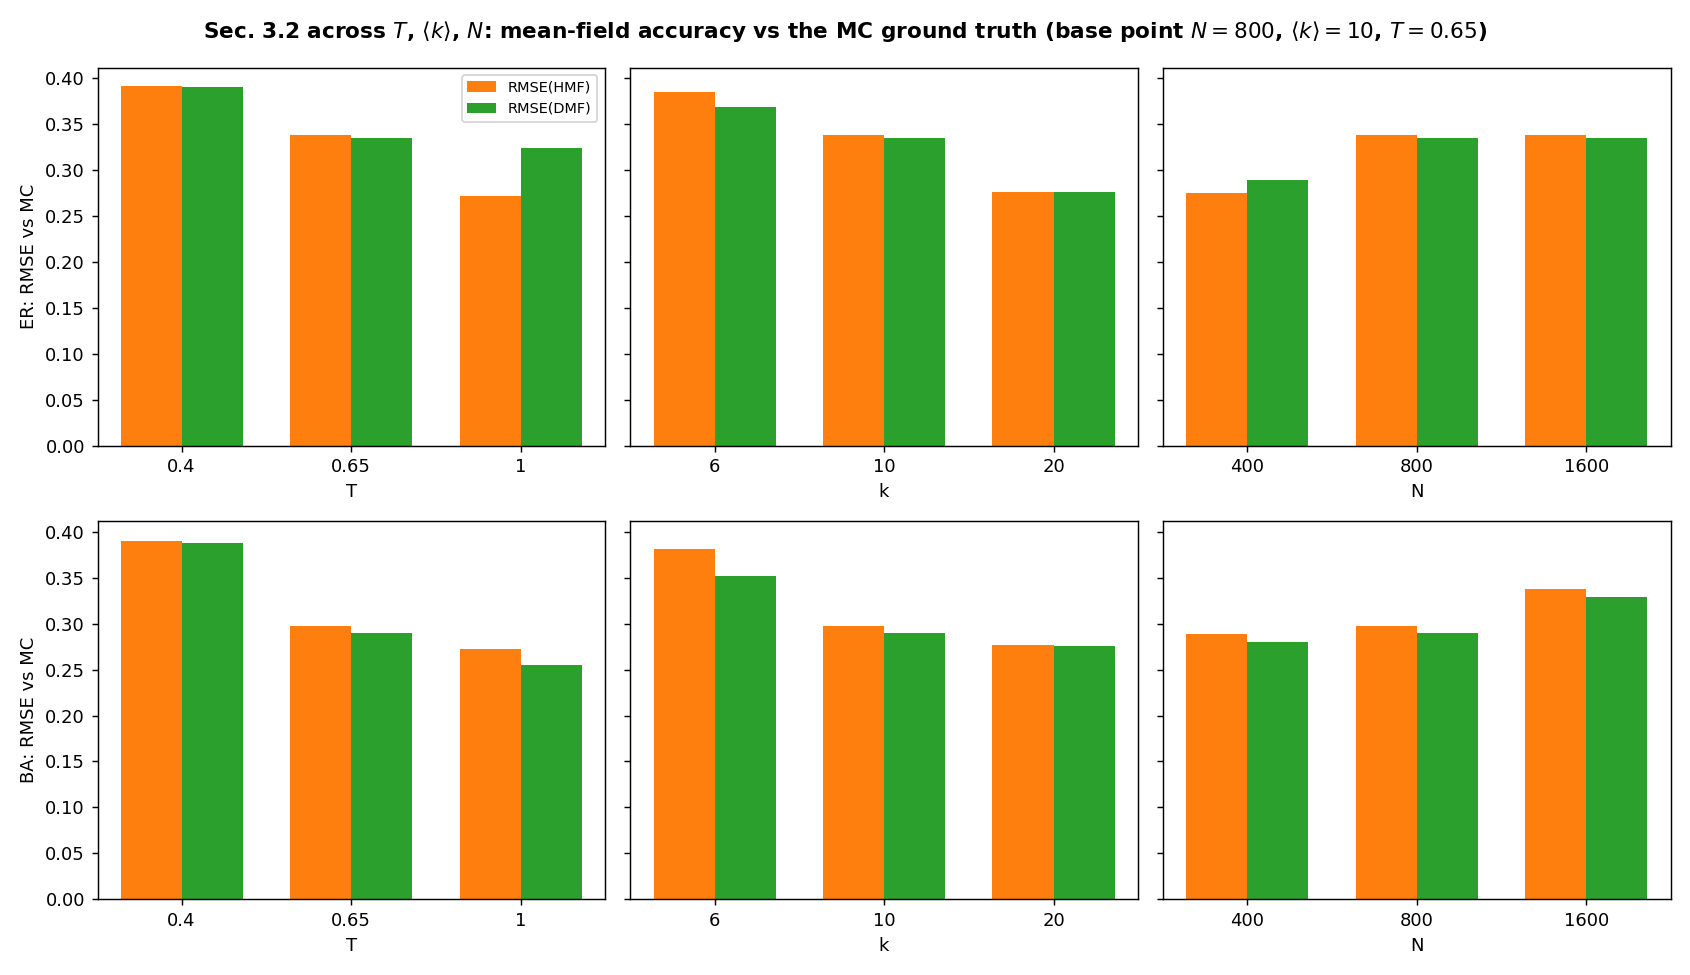

Python code for this plot:
"""
Sec. 3.2 across the parameter space: the MC vs HMF vs DMF accuracy test of
compare_suite.py repeated over T, <k> and N (one axis varied at a time around
the base point N=800, <k>=10, T=0.65), on both ER and BA.

Hypotheses (embedded in the report): DMF <= HMF in RMSE everywhere, with the
larger DMF advantage on BA (only DMF sees the heavy-tailed P(k)). RMSE should
GROW with T at fixed k (the MC boundary slides away from the near-T-blind
mean-field one, widening the mismatch region) and SHRINK with k (MC eps_c
rises toward the mean-field value as fluctuations matter less per
neighbourhood). N is a near-null axis: the mean fields are N-blind and the MC
curve is intensive, so RMSE should move only through the sharpening of the MC
transition.
"""

import os, sys
import numpy as np
import matplotlib.pyplot as plt

sys.path.insert(0, os.path.join(os.path.dirname(__file__), ".."))
from common.graphs import build_graph, write_edgelist, degree_dist
from common.meanfield import hmf_run, dmf_run
from common.observables import order_parameter, eps_crossing
from common.io import save_table
from common import runner

HERE = os.path.dirname(os.path.abspath(__file__))
BASE = dict(T=0.65, k=10, N=800)
AXES = [("T", [0.40, 0.65, 1.00]), ("k", [6, 10, 20]), ("N", [400, 800, 1600])]
GRAPHS = ["ER", "BA"]
EPS = np.linspace(0.0, 1.0, 26)
SEEDS = [1, 2]                      # MC ground truth averaged over 2 graph seeds


def cells():
    seen, out = set(), []
    for name, vals in AXES:
        for v in vals:
            c = dict(BASE); c[name] = v
            key = (c["T"], c["k"], c["N"])
            if key not in seen:
                seen.add(key); out.append(c)
    return out


def main():
    runner.ensure_engine()
    cs = cells()
    long = {k_: [] for k_ in ("graph", "T", "k", "N", "rmse_hmf", "rmse_dmf",
                              "epsc_mc", "epsc_hmf", "epsc_dmf")}
    for g_i, gname in enumerate(GRAPHS):
        for c in cs:
            mcs, hmfs, dmfs = [], [], []
            for s in SEEDS:
                G = build_graph(gname, c["N"], c["k"], seed=s)
                pk, mean_deg = degree_dist(G)
                el = write_edgelist(G, os.path.join(HERE, "_cg.edgelist"))
                jobs = [dict(edgelist=el, eps=float(e), temp=c["T"], seed=s)
                        for e in EPS]
                mcs.append([r["m_psi"] for r in runner.run_many(jobs)])
                os.remove(el)
                hmfs.append([order_parameter(hmf_run(float(e), k=mean_deg,
                                                     T=c["T"])) for e in EPS])
                dmfs.append([order_parameter(dmf_run(pk, float(e), T=c["T"]))
                             for e in EPS])
            mc = np.mean(mcs, axis=0)
            hmf = np.mean(hmfs, axis=0)
            dmf = np.mean(dmfs, axis=0)
            long["graph"].append(g_i)
            long["T"].append(c["T"]); long["k"].append(c["k"]); long["N"].append(c["N"])
            long["rmse_hmf"].append(float(np.sqrt(np.mean((hmf - mc) ** 2))))
            long["rmse_dmf"].append(float(np.sqrt(np.mean((dmf - mc) ** 2))))
            long["epsc_mc"].append(eps_crossing(EPS, mc))
            long["epsc_hmf"].append(eps_crossing(EPS, hmf))
            long["epsc_dmf"].append(eps_crossing(EPS, dmf))
            print(f"{gname} T={c['T']:g} k={c['k']} N={c['N']}: "
                  f"RMSE hmf={long['rmse_hmf'][-1]:.3f} dmf={long['rmse_dmf'][-1]:.3f}"
                  f"  epsc mc={long['epsc_mc'][-1]:.3f} hmf={long['epsc_hmf'][-1]:.3f}")
    save_table(os.path.join(HERE, "compare_grid.csv"), long)

    lg = {k_: np.array(v) for k_, v in long.items()}
    fig, axes = plt.subplots(2, len(AXES), figsize=(13, 7.5), sharey=True)
    for g_i, gname in enumerate(GRAPHS):
        for col, (name, vals) in enumerate(AXES):
            ax = axes[g_i, col]
            xs = np.arange(len(vals))
            h_, d_ = [], []
            for v in vals:
                c = dict(BASE); c[name] = v
                sel = ((lg["graph"] == g_i) & (lg["T"] == c["T"])
                       & (lg["k"] == c["k"]) & (lg["N"] == c["N"]))
                h_.append(lg["rmse_hmf"][sel][0]); d_.append(lg["rmse_dmf"][sel][0])
            ax.bar(xs - 0.18, h_, 0.36, color="tab:orange", label="RMSE(HMF)")
            ax.bar(xs + 0.18, d_, 0.36, color="tab:green", label="RMSE(DMF)")
            ax.set_xticks(xs); ax.set_xticklabels([f"{v:g}" for v in vals])
            ax.set_xlabel(name)
            if col == 0:
                ax.set_ylabel(f"{gname}: RMSE vs MC")
            if g_i == 0 and col == 0:
                ax.legend(fontsize=8)
    fig.suptitle("Sec. 3.2 across $T$, $\\langle k\\rangle$, $N$: mean-field "
                 "accuracy vs the MC ground truth (base point $N{=}800$, "
                 "$\\langle k\\rangle{=}10$, $T{=}0.65$)", fontweight="bold")
    fig.tight_layout()
    fig.savefig(os.path.join(HERE, "compare_grid.png"), dpi=130)
    print("Saved compare_grid.png")


if __name__ == "__main__":
    main()
